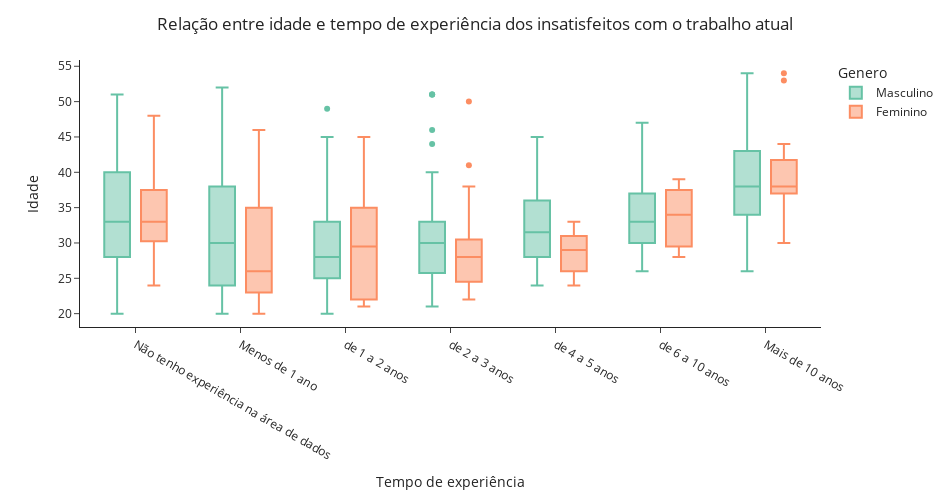

Write notebook code for a chart like this one.
### Markdown cell above
É possível observar que há uma maior concentração de insatisfação nos primeiros anos de carreira para ambos os gêneros, com uma diferença mais acentuada na fase inicial.

### Code cell
# Visualização utilizando o Plotly

insatisfeitos = df.loc[df['Você está satisfeito na sua empresa atual?']==0, 
                       ['Genero', 'Quanto tempo de experiência na área de dados você tem?', 'Idade']]

fig = px.box(insatisfeitos, 
       x = 'Quanto tempo de experiência na área de dados você tem?', 
       y = 'Idade',
       color='Genero',
       template='simple_white',
       category_orders={
                        'Quanto tempo de experiência na área de dados você tem?': [
                            'Não tenho experiência na área de dados',
                            'Menos de 1 ano',
                            'de 1 a 2 anos',
                            'de 2 a 3 anos',
                            'de 4 a 5 anos',
                            'de 6 a 10 anos',
                            'Mais de 10 anos',
                            ]
                        },
       labels = {'Quanto tempo de experiência na área de dados você tem?': 'Tempo de experiência'},
       color_discrete_sequence=color_pal,
       )

fig.update_layout(width=950, height=500, 
                  title_text='Relação entre idade e tempo de experiência dos insatisfeitos com o trabalho atual',
                  title_x=0.50
                  )

fig.show()

### Figure 1 — Plotly figure (JSON) as saved in the notebook; plotly's stock layout.template omitted (floating-point values rounded to 4 significant figures; data arrays with more than 128 entries replaced by an {"elided": "..."} marker saying what was removed)
{"data": [{"alignmentgroup": "True", "hovertemplate": "Genero=Masculino<br>Tempo de experiência=%{x}<br>Idade=%{y}<extra></extra>", "legendgroup": "Masculino", "marker": {"color": "#66c2a5"}, "name": "Masculino", "notched": false, "offsetgroup": "Masculino", "orientation": "v", "showlegend": true, "type": "box", "x": {"elided": "492 str values"}, "x0": " ", "xaxis": "x", "y": {"elided": "492 int values"}, "y0": " ", "yaxis": "y"}, {"alignmentgroup": "True", "hovertemplate": "Genero=Feminino<br>Tempo de experiência=%{x}<br>Idade=%{y}<extra></extra>", "legendgroup": "Feminino", "marker": {"color": "#fc8d62"}, "name": "Feminino", "notched": false, "offsetgroup": "Feminino", "orientation": "v", "showlegend": true, "type": "box", "x": ["Mais de 10 anos", "Mais de 10 anos", "de 4 a 5 anos", "de 1 a 2 anos", "de 2 a 3 anos", "Mais de 10 anos", "de 1 a 2 anos", "Mais de 10 anos", "Não tenho experiência na área de dados", "Mais de 10 anos", "de 2 a 3 anos", "Mais de 10 anos", "de 6 a 10 anos", "de 1 a 2 anos", "Menos de 1 ano", "de 1 a 2 anos", "Não tenho experiência na área de dados", "de 1 a 2 anos", "Não tenho experiência na área de dados", "de 2 a 3 anos", "Mais de 10 anos", "de 2 a 3 anos", "de 2 a 3 anos", "Não tenho experiência na área de dados", "Menos de 1 ano", "de 2 a 3 anos", "Não tenho experiência na área de dados", "Menos de 1 ano", "de 1 a 2 anos", "Mais de 10 anos", "Não tenho experiência na área de dados", "Menos de 1 ano", "Mais de 10 anos", "Não tenho experiência na área de dados", "de 4 a 5 anos", "Mais de 10 anos", "Menos de 1 ano", "de 2 a 3 anos", "de 1 a 2 anos", "Menos de 1 ano", "Menos de 1 ano", "de 1 a 2 anos", "de 2 a 3 anos", "de 2 a 3 anos", "Não tenho experiência na área de dados", "Menos de 1 ano", "Mais de 10 anos", "Menos de 1 ano", "de 4 a 5 anos", "Não tenho experiência na área de dados", "Menos de 1 ano", "Mais de 10 anos", "de 4 a 5 anos", "Não tenho experiência na área de dados", "de 6 a 10 anos", "de 2 a 3 anos", "Menos de 1 ano", "de 2 a 3 anos", "de 4 a 5 anos", "de 2 a 3 anos", "de 2 a 3 anos", "Menos de 1 ano", "de 6 a 10 anos", "Não tenho experiência na área de dados", "de 1 a 2 anos", "Não tenho experiência na área de dados", "de 1 a 2 anos", "de 1 a 2 anos", "Mais de 10 anos", "Menos de 1 ano", "de 2 a 3 anos", "Menos de 1 ano", "de 1 a 2 anos", "de 1 a 2 anos", "de 2 a 3 anos", "de 4 a 5 anos", "Menos de 1 ano", "de 4 a 5 anos", "de 4 a 5 anos", "Menos de 1 ano", "de 2 a 3 anos", "de 4 a 5 anos", "de 4 a 5 anos", "Menos de 1 ano", "de 1 a 2 anos", "Não tenho experiência na área de dados", "de 2 a 3 anos", "de 1 a 2 anos", "Menos de 1 ano", "de 4 a 5 anos", "Menos de 1 ano", "de 6 a 10 anos", "de 2 a 3 anos", "de 4 a 5 anos", "de 4 a 5 anos", "de 2 a 3 anos", "Mais de 10 anos", "de 2 a 3 anos", "de 6 a 10 anos", "Menos de 1 ano", "de 2 a 3 anos", "Não tenho experiência na área de dados", "Menos de 1 ano", "Mais de 10 anos", "Menos de 1 ano", "Menos de 1 ano", "de 6 a 10 anos", "de 1 a 2 anos", "Menos de 1 ano", "de 6 a 10 anos", "Menos de 1 ano", "de 2 a 3 anos", "de 1 a 2 anos", "de 1 a 2 anos", "de 2 a 3 anos", "Não tenho experiência na área de dados", "de 2 a 3 anos", "Menos de 1 ano", "de 4 a 5 anos"], "x0": " ", "xaxis": "x", "y": [38, 34, 33, 22, 38, 30, 25, 35, 39, 38, 50, 41, 38, 45, 46, 37, 29, 35, 48, 24, 37, 31, 30, 41, 36, 30, 31, 30, 29, 38, 38, 24, 44, 32, 28, 42, 43, 28, 27, 20, 32, 39, 31, 27, 30, 26, 53, 23, 25, 24, 35, 39, 29, 34, 39, 22, 28, 25, 33, 32, 22, 30, 31, 34, 28, 36, 34, 21, 37, 29, 28, 41, 22, 21, 26, 33, 38, 31, 26, 38, 29, 29, 25, 24, 22, 33, 41, 33, 23, 29, 21, 28, 22, 29, 24, 24, 39, 23, 34, 24, 27, 25, 23, 54, 22, 22, 29, 30, 23, 36, 26, 29, 35, 30, 25, 33, 28, 24, 27], "y0": " ", "yaxis": "y"}], "layout": {"boxmode": "group", "height": 500, "legend": {"title": {"text": "Genero"}, "tracegroupgap": 0}, "margin": {"t": 60}, "title": {"text": "Relação entre idade e tempo de experiência dos insatisfeitos com o trabalho atual", "x": 0.5}, "width": 950, "xaxis": {"anchor": "y", "categoryarray": ["Não tenho experiência na área de dados", "Menos de 1 ano", "de 1 a 2 anos", "de 2 a 3 anos", "de 4 a 5 anos", "de 6 a 10 anos", "Mais de 10 anos"], "categoryorder": "array", "domain": [0, 1], "title": {"text": "Tempo de experiência"}}, "yaxis": {"anchor": "x", "domain": [0, 1], "title": {"text": "Idade"}}}}
